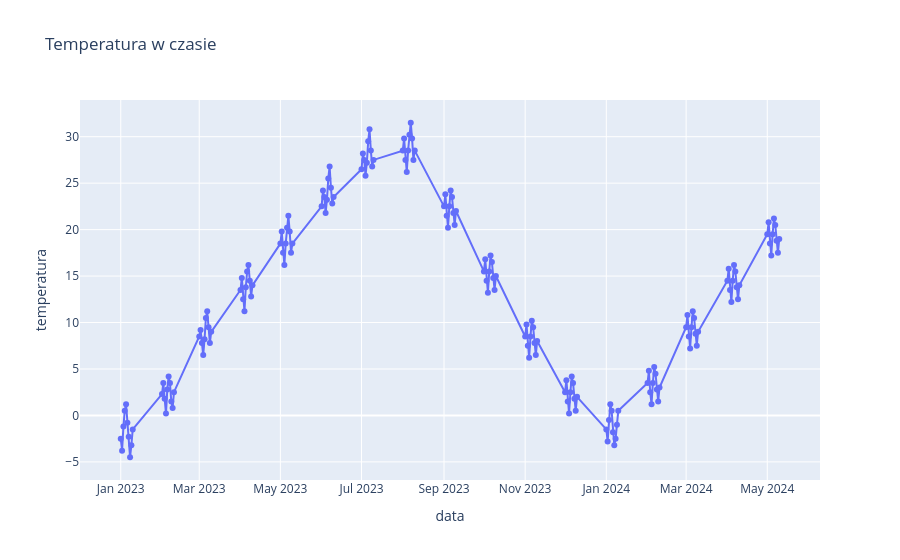

The cell this chart's notebook holds for it:
### Markdown cell above
### 2.2 Line plot

### Code cell
# Line plot - temperatura w czasie
fig = px.line(df_pogoda,
              x='data',
              y='temperatura',
              title='Temperatura w czasie',
              markers=True)  # Dodaj markery

fig.update_layout(hovermode='x unified')  # Hover pokazuje wszystkie wartości dla danej daty
fig.show()

### Figure 1 — Plotly figure (JSON) as saved in the notebook; plotly's stock layout.template omitted (floating-point values rounded to 4 significant figures; data arrays with more than 128 entries replaced by an {"elided": "..."} marker saying what was removed)
{"data": [{"hovertemplate": "data=%{x}<br>temperatura=%{y}<extra></extra>", "legendgroup": "", "line": {"color": "#636efa", "dash": "solid"}, "marker": {"symbol": "circle"}, "mode": "lines+markers", "name": "", "orientation": "v", "showlegend": false, "type": "scatter", "x": {"elided": "170 str values"}, "xaxis": "x", "y": {"elided": "170 float values"}, "yaxis": "y"}], "layout": {"hovermode": "x unified", "legend": {"tracegroupgap": 0}, "title": {"text": "Temperatura w czasie"}, "xaxis": {"anchor": "y", "domain": [0, 1], "title": {"text": "data"}}, "yaxis": {"anchor": "x", "domain": [0, 1], "title": {"text": "temperatura"}}}}
